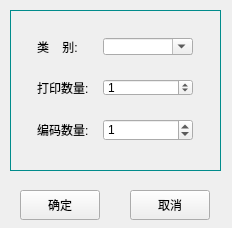
<?xml version="1.0" encoding="UTF-8"?>
<ui version="4.0">
 <class>newmoreslices</class>
 <widget class="QMainWindow" name="newmoreslices">
  <property name="geometry">
   <rect>
    <x>0</x>
    <y>0</y>
    <width>232</width>
    <height>228</height>
   </rect>
  </property>
  <property name="minimumSize">
   <size>
    <width>232</width>
    <height>228</height>
   </size>
  </property>
  <property name="maximumSize">
   <size>
    <width>232</width>
    <height>228</height>
   </size>
  </property>
  <property name="windowTitle">
   <string>MainWindow</string>
  </property>
    <widget class="QWidget" name="centralWidget">
  <widget class="QPushButton" name="pushButtonCancel">
   <property name="geometry">
    <rect>
     <x>130</x>
     <y>190</y>
     <width>80</width>
     <height>30</height>
    </rect>
   </property>
   <property name="minimumSize">
    <size>
     <width>0</width>
     <height>30</height>
    </size>
   </property>
   <property name="text">
    <string>取消</string>
   </property>
  </widget>
  <widget class="QGroupBox" name="groupBox">
   <property name="geometry">
    <rect>
     <x>10</x>
     <y>10</y>
     <width>211</width>
     <height>161</height>
    </rect>
   </property>
   <property name="styleSheet">
    <string notr="true">QGroupBox {
     border-width:1px;  
   border-style:solid;
   border-color:darkCyan;  

}</string>
   </property>
   <property name="title">
    <string/>
   </property>
   <layout class="QVBoxLayout" name="verticalLayout_2">
    <item>
     <layout class="QVBoxLayout" name="verticalLayout">
      <item>
       <spacer name="horizontalSpacer_9">
        <property name="orientation">
         <enum>Qt::Horizontal</enum>
        </property>
        <property name="sizeHint" stdset="0">
         <size>
          <width>40</width>
          <height>20</height>
         </size>
        </property>
       </spacer>
      </item>
      <item>
       <layout class="QHBoxLayout" name="horizontalLayout">
        <item>
         <spacer name="horizontalSpacer">
          <property name="orientation">
           <enum>Qt::Horizontal</enum>
          </property>
          <property name="sizeHint" stdset="0">
           <size>
            <width>40</width>
            <height>20</height>
           </size>
          </property>
         </spacer>
        </item>
        <item>
         <widget class="QLabel" name="label">
          <property name="minimumSize">
           <size>
            <width>60</width>
            <height>0</height>
           </size>
          </property>
          <property name="text">
           <string>类    别:</string>
          </property>
         </widget>
        </item>
        <item>
         <widget class="QComboBox" name="comboBoxType">
          <property name="minimumSize">
           <size>
            <width>90</width>
            <height>0</height>
           </size>
          </property>
          <property name="editable">
           <bool>true</bool>
          </property>
         </widget>
        </item>
        <item>
         <spacer name="horizontalSpacer_2">
          <property name="orientation">
           <enum>Qt::Horizontal</enum>
          </property>
          <property name="sizeHint" stdset="0">
           <size>
            <width>40</width>
            <height>20</height>
           </size>
          </property>
         </spacer>
        </item>
       </layout>
      </item>
      <item>
       <spacer name="horizontalSpacer_7">
        <property name="orientation">
         <enum>Qt::Horizontal</enum>
        </property>
        <property name="sizeHint" stdset="0">
         <size>
          <width>40</width>
          <height>20</height>
         </size>
        </property>
       </spacer>
      </item>
      <item>
       <layout class="QHBoxLayout" name="horizontalLayout_2">
        <item>
         <spacer name="horizontalSpacer_3">
          <property name="orientation">
           <enum>Qt::Horizontal</enum>
          </property>
          <property name="sizeHint" stdset="0">
           <size>
            <width>40</width>
            <height>20</height>
           </size>
          </property>
         </spacer>
        </item>
        <item>
         <widget class="QLabel" name="label_2">
          <property name="minimumSize">
           <size>
            <width>60</width>
            <height>0</height>
           </size>
          </property>
          <property name="text">
           <string>打印数量:</string>
          </property>
         </widget>
        </item>
        <item>
         <widget class="QSpinBox" name="spinBoxPrintNumber">
          <property name="minimumSize">
           <size>
            <width>90</width>
            <height>0</height>
           </size>
          </property>
          <property name="value">
           <number>1</number>
          </property>
         </widget>
        </item>
        <item>
         <spacer name="horizontalSpacer_4">
          <property name="orientation">
           <enum>Qt::Horizontal</enum>
          </property>
          <property name="sizeHint" stdset="0">
           <size>
            <width>40</width>
            <height>20</height>
           </size>
          </property>
         </spacer>
        </item>
       </layout>
      </item>
      <item>
       <spacer name="horizontalSpacer_8">
        <property name="orientation">
         <enum>Qt::Horizontal</enum>
        </property>
        <property name="sizeHint" stdset="0">
         <size>
          <width>40</width>
          <height>20</height>
         </size>
        </property>
       </spacer>
      </item>
     </layout>
    </item>
    <item>
     <layout class="QHBoxLayout" name="horizontalLayout_4">
      <item>
       <spacer name="horizontalSpacer_11">
        <property name="orientation">
         <enum>Qt::Horizontal</enum>
        </property>
        <property name="sizeHint" stdset="0">
         <size>
          <width>40</width>
          <height>20</height>
         </size>
        </property>
       </spacer>
      </item>
      <item>
       <widget class="QLabel" name="label_4">
        <property name="minimumSize">
         <size>
          <width>60</width>
          <height>0</height>
         </size>
        </property>
        <property name="text">
         <string>编码数量:</string>
        </property>
       </widget>
      </item>
      <item>
       <widget class="QSpinBox" name="spinBoxBianMaNumber">
        <property name="minimumSize">
         <size>
          <width>90</width>
          <height>0</height>
         </size>
        </property>
        <property name="value">
         <number>1</number>
        </property>
       </widget>
      </item>
      <item>
       <spacer name="horizontalSpacer_12">
        <property name="orientation">
         <enum>Qt::Horizontal</enum>
        </property>
        <property name="sizeHint" stdset="0">
         <size>
          <width>40</width>
          <height>20</height>
         </size>
        </property>
       </spacer>
      </item>
     </layout>
    </item>
    <item>
     <spacer name="horizontalSpacer_10">
      <property name="orientation">
       <enum>Qt::Horizontal</enum>
      </property>
      <property name="sizeHint" stdset="0">
       <size>
        <width>40</width>
        <height>20</height>
       </size>
      </property>
     </spacer>
    </item>
   </layout>
  </widget>
  <widget class="QPushButton" name="pushButtonOk">
   <property name="geometry">
    <rect>
     <x>20</x>
     <y>190</y>
     <width>80</width>
     <height>30</height>
    </rect>
   </property>
   <property name="minimumSize">
    <size>
     <width>0</width>
     <height>30</height>
    </size>
   </property>
   <property name="text">
    <string>确定</string>
   </property>
  </widget>
   </widget>
 </widget>
 <resources/>
 <connections/>
</ui>
